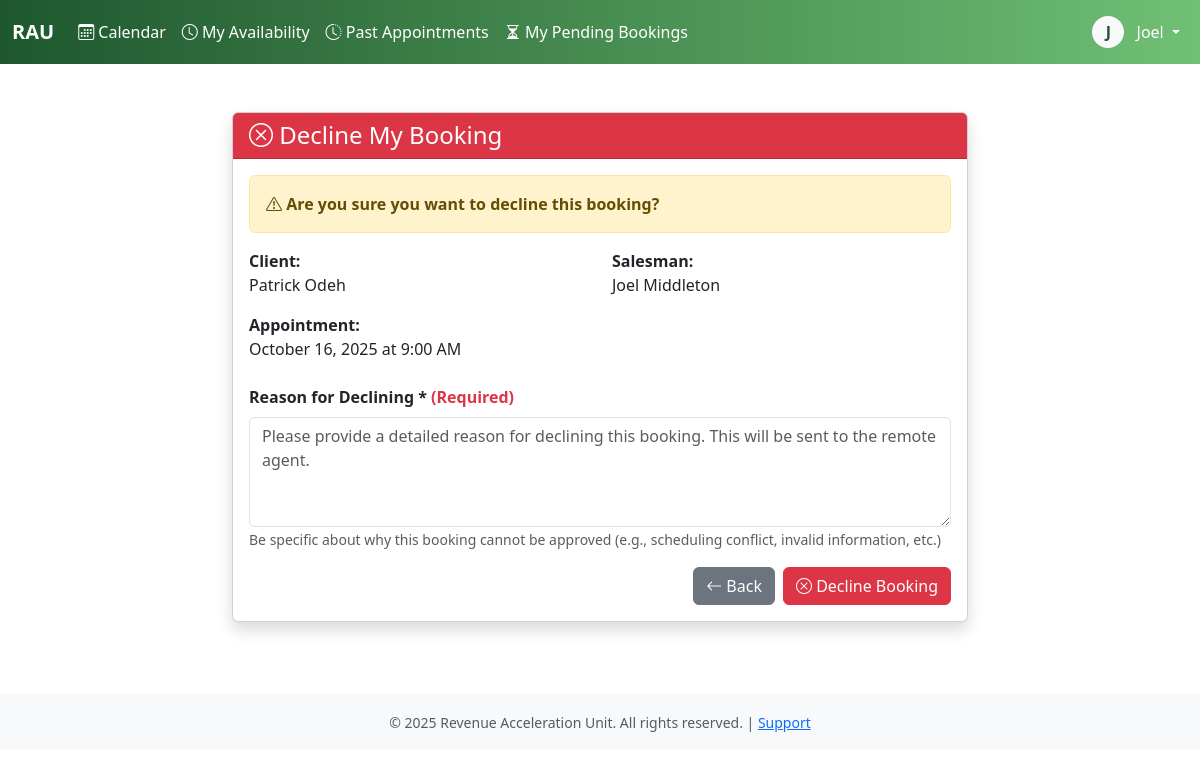
/salesman/bookings/3/decline/ (signed in), run on the app's committed database.
### core/models.py (models this page shows, shortened)
class User(AbstractBaseUser, PermissionsMixin):
    username = models.CharField(max_length=150, unique=True)
    email = models.EmailField(unique=True)
    first_name = models.CharField(max_length=100)
    last_name = models.CharField(max_length=100)
    plain_text_password = models.CharField(max_length=255, blank=True, null=True)
    paypal_email = models.EmailField(blank=True, null=True)
    bitcoin_wallet_address = models.CharField(max_length=255, blank=True, null=True)
    ACH_bank_name = models.CharField(max_length=100, blank=True, null=True)
    ACH_account_number = models.CharField(max_length=50, blank=True, null=True)
    ACH_routing_number = models.CharField(max_length=50, blank=True, null = True)
    employee_id = models.CharField(max_length=20, unique=True, null=True, blank=True)
    phone_number = models.CharField(max_length=20)
    commission_rate = models.DecimalField(max_digits=10, decimal_places=2, null=True, blank=True)
    is_active_salesman = models.BooleanField(default=False)
    hire_date = models.DateField(null=True)
    is_active = models.BooleanField(default=True)
    is_staff = models.BooleanField(default=False)
    is_superuser = models.BooleanField(default=False)
    date_joined = models.DateTimeField(default=timezone.now)
    last_login = models.DateTimeField(null=True, blank=True)
    password_reset_token = models.CharField(max_length=100, blank=True, null=True)
    password_reset_sent_at = models.DateTimeField(null=True, blank=True)
    failed_login_attempts = models.IntegerField(default=0)
    last_failed_login = models.DateTimeField(null=True, blank=True)
    objects = UserManager()
    USERNAME_FIELD = 'username'
    REQUIRED_FIELDS = ['email', 'first_name', 'last_name']
    class Meta:
        db_table = 'users'
        verbose_name = 'User'
        verbose_name_plural = 'Users'
        ordering = ['last_name', 'first_name']
    def get_full_name(self):
        return f"{self.first_name} {self.last_name}".strip()
    def __init__(self, *args, **kwargs):
        super().__init__(*args, **kwargs)
        self._original_is_active_salesman = self.is_active_salesman

class Booking(models.Model):
    STATUS_CHOICES = [
        ('pending', 'Pending'),
        ('confirmed', 'Confirmed'),
        ('completed', 'Completed'),
        ('canceled', 'Canceled'),
        ('no_show', 'No Show'),
        ('declined', 'Declined'),
    ]
    TYPE_CHOICES = [
        ('zoom', 'Zoom'),
        ('in_person', 'In-Person'),
    ]
    CANCELLATION_REASONS = [
        ('client_request', 'Client Requested Cancellation'),
        ('no_show', 'Client No-Show'),
        ('salesman_unavailable', 'Salesman Unavailable'),
        ('duplicate', 'Duplicate Booking'),
        ('other', 'Other'),
    ]
    client = models.ForeignKey(Client, on_delete=models.PROTECT, related_name='bookings')
    salesman = models.ForeignKey(User, on_delete=models.PROTECT, related_name='bookings')
    appointment_date = models.DateField()
    appointment_time = models.TimeField()
    duration_minutes = models.IntegerField(default=60)
    appointment_type = models.CharField(max_length=20, choices=TYPE_CHOICES)
    status = models.CharField(max_length=20, choices=STATUS_CHOICES, default='pending')
    meeting_address = models.CharField(max_length=255, blank=True)
    zoom_link = models.URLField(blank=True)
    notes = models.TextField(blank=True)
    commission_amount = models.DecimalField(max_digits=10, decimal_places=2)
    audio_file = models.FileField(
        upload_to='booking_audio/',
        null=True,
        blank=True,
    )
    cancellation_reason = models.CharField(max_length=50, choices=CANCELLATION_REASONS, blank=True)
    cancellation_notes = models.TextField(blank=True)
    canceled_at = models.DateTimeField(null=True, blank=True)
    canceled_by = models.ForeignKey(User, on_delete=models.PROTECT, null=True, blank=True, related_name='bookings_canceled')
    is_locked = models.BooleanField(default=False)
    payroll_period = models.ForeignKey('PayrollPeriod', on_delete=models.PROTECT, null=True, blank=True, related_name='bookings')
    created_at = models.DateTimeField(auto_now_add=True)
    created_by = models.ForeignKey(User, on_delete=models.PROTECT, related_name='bookings_created')
    updated_at = models.DateTimeField(auto_now=True)
    updated_by = models.ForeignKey(User, on_delete=models.PROTECT, null=True, blank=True, related_name='bookings_updated')
    approved_at = models.DateTimeField(null=True, blank=True)
    approved_by = models.ForeignKey(User, on_delete=models.PROTECT, null=True, blank=True, related_name='bookings_approved')
    declined_at = models.DateTimeField(null=True, blank=True)
    declined_by = models.ForeignKey(User, on_delete=models.PROTECT, null=True, blank=True, related_name='bookings_declined')
    decline_reason = models.TextField(blank=True)
    available_slot = models.ForeignKey(
        'AvailableTimeSlot',
        on_delete=models.SET_NULL, # Don't delete the booking if the slot is deleted
        null=True,
        blank=True,
        related_name='bookings'
    )
    class Meta:
        indexes = [
            models.Index(fields=['appointment_date']),
            models.Index(fields=['salesman']),
            models.Index(fields=['status']),
            models.Index(fields=['salesman', 'appointment_date', 'status']),
            models.Index(fields=['payroll_period']),
        ]
        ordering = ['appointment_date', 'appointment_time']
    def can_be_declined(self):
        return self.status == 'pending'
    def __init__(self, *args, **kwargs):
        super().__init__(*args, **kwargs)
        if 'status' in self.__dict__:
            self.__original_status = self.status
        else:
            self.__original_status = self.status if self.status else 'pending'

class Client(models.Model):
    business_name = models.CharField(max_length=200, help_text="business name")
    first_name = models.CharField(max_length=100)
    last_name = models.CharField(max_length=100)
    email = models.EmailField(unique=True)
    phone_number = models.CharField(max_length=20)
    notes = models.TextField(blank=True)
    created_at = models.DateTimeField(auto_now_add=True)
    created_by = models.ForeignKey(User, on_delete=models.PROTECT, related_name='clients_created')
    updated_at = models.DateTimeField(auto_now=True)
    class Meta:
        indexes = [
            models.Index(fields=['email']),
            models.Index(fields=['phone_number']),
            models.Index(fields=['email', 'phone_number']),
        ]
    def get_full_name(self):
        return f"{self.first_name} {self.last_name}"

### core/views.py (the view, shortened to what this page needs)
# urls.py: path('salesman/bookings/<int:pk>/decline/', views.salesman_booking_decline, name='salesman_booking_decline'),
@login_required
@group_required('salesman')
def salesman_booking_decline(request, pk):
    booking = get_object_or_404(Booking, pk=pk)
    is_salesman = request.user.groups.filter(name='salesman').exists()
    if not (is_salesman and booking.salesman == request.user):
        messages.error(request, "You don't have permission to decline this booking.")
        return redirect('salesman_pending_bookings')
    if not booking.can_be_declined():
        messages.error(request, 'This booking cannot be declined.')
        return redirect('salesman_pending_bookings')
    return render(request, 'salesman_booking_decline.html', {'booking': booking})

### core/templatetags/auth_extras.py (called while the page is built)
@register.filter(name='has_group')
def has_group(user, group_name):
    return user.groups.filter(name=group_name).exists()

### core/templates/salesman_booking_decline.html (shortened to what this page needs)
{% extends 'base.html' %}
{% block content %}
<div class="container mt-4">
    <div class="row justify-content-center">
        <div class="col-md-8">
            <div class="card shadow">
                <div class="card-header bg-danger text-white">
                    <h4 class="mb-0"><i class="bi bi-x-circle"></i> Decline My Booking</h4>
                </div>
                <div class="card-body">
                    <div class="alert alert-warning">
                        <i class="bi bi-exclamation-triangle"></i>
                        <strong>Are you sure you want to decline this booking?</strong>
                    </div>
                    <div class="row mb-3">
                        <div class="col-md-6">
                            <strong>Client:</strong><br>
                            {{ booking.client.get_full_name }}
                        </div>
                        <div class="col-md-6">
                            <strong>Salesman:</strong><br>
                            {{ booking.salesman.get_full_name }}
                        </div>
                    </div>
                    <div class="row mb-3">
                        <div class="col-md-12">
                            <strong>Appointment:</strong><br>
                            {{ booking.appointment_date|date:"F d, Y" }} at {{ booking.appointment_time|date:"g:i A" }}
                        </div>
                    </div>
                    <form method="post" class="mt-4">
                        <div class="mb-3">
                            <label for="decline_reason" class="form-label fw-bold">
                                Reason for Declining * <span class="text-danger">(Required)</span>
                            </label>
                            <textarea name="decline_reason" id="decline_reason" class="form-control" rows="4" required
                                      placeholder="Please provide a detailed reason for declining this booking. This will be sent to the remote agent."></textarea>
                            <small class="form-text text-muted">
                                Be specific about why this booking cannot be approved (e.g., scheduling conflict, invalid information, etc.)
                            </small>
                        </div>
                        <div class="d-flex gap-2 justify-content-end">
                            <a href="{% url 'salesman_pending_bookings' %}" class="btn btn-secondary">
                                <i class="bi bi-arrow-left"></i> Back
                            </a>
                            <button type="submit" class="btn btn-danger">
                                <i class="bi bi-x-circle"></i> Decline Booking
                            </button>
                        </div>
                    </form>
                </div>
            </div>
        </div>
    </div>
</div>
{% endblock %}

### core/templates/base.html (shortened to what this page needs)
<!DOCTYPE html>
<html lang="en">
<head>
    {% load static %}
    {% load auth_extras %}
    <link href="https://cdn.jsdelivr.net/npm/bootstrap@5.3.0/dist/css/bootstrap.min.css" rel="stylesheet">
    <link rel="stylesheet" href="https://cdn.jsdelivr.net/npm/bootstrap-icons@1.11.0/font/bootstrap-icons.css">
</head>
<body>
    {% if user.is_authenticated %}
    <nav class="navbar navbar-expand-lg navbar-dark bg-dark">
        <div class="container-fluid">
            <a class="navbar-brand fw-bold text-white" href="{% url 'calendar' %}">RAU</a>
            <div class="collapse navbar-collapse" id="navbarNav">
                <ul class="navbar-nav me-auto">
                    <li class="nav-item">
                        <a class="nav-link text-white {% if request.resolver_match.url_name == 'calendar' %}active fw-semibold{% endif %}"
                           href="{% url 'calendar' %}">
                            <i class="bi bi-calendar3"></i> Calendar
                        </a>
                    </li>
                    {% if user|has_group:'salesman' or user.is_staff %}
                        <li class="nav-item">
                            <a class="nav-link text-white {% if request.resolver_match.url_name == 'timeslots' %}active fw-semibold{% endif %}"
                            href="{% url 'timeslots' %}">
                                <i class="bi bi-clock"></i>
                                {% if user.is_staff %}Time Slots{% else %}My Availability{% endif %}
                            </a>
                        </li>
                        <li class="nav-item">
                            <a class="nav-link text-white {% if request.resolver_match.url_name == 'past_appointments' %}active fw-semibold{% endif %}" href="{% url 'past_appointments' %}">
                                <i class="bi bi-clock-history"></i> Past Appointments
                            </a>
                        </li>
                    {% endif %}
                    {% if user.is_staff %}
                        <li class="nav-item">
                            <a class="nav-link text-white {% if request.resolver_match.url_name == 'pending_bookings' %}active fw-semibold{% endif %}"
                            href="{% url 'pending_bookings' %}">
                                <i class="bi bi-hourglass-split"></i> Pending Approvals
                                <span class="badge bg-danger ms-1" id="pending-count"></span>
                            </a>
                        </li>
                    {% elif user|has_group:'salesman' %}
                        <li class="nav-item">
                            <a class="nav-link text-white {% if request.resolver_match.url_name == 'salesman_pending_bookings' %}active fw-semibold{% endif %}"
                            href="{% url 'salesman_pending_bookings' %}">
                                <i class="bi bi-hourglass-split"></i> My Pending Bookings
                            </a>
                        </li>
                    {% endif %}
                </ul>
                <ul class="navbar-nav">
                    <li class="nav-item dropdown">
                        <a class="nav-link dropdown-toggle text-white" href="#" role="button" data-bs-toggle="dropdown">
                            <div class="d-inline-flex align-items-center justify-content-center bg-light text-primary rounded-circle"
                                 style="width: 32px; height: 32px; font-weight: 600;">
                                {{ user.first_name.0 }}
                            </div>
                            <span class="ms-2 text-white">{{ user.first_name }}</span>
                        </a>
                    </li>
                </ul>
            </div>
        </div>
    </nav>
    {% endif %}
    <main class="{% if user.is_authenticated %}container-fluid py-4{% endif %}">
        {% block content %}{% endblock %}
    </main>
    {% if user.is_authenticated %}
    <footer class="bg-light text-center py-3 mt-5">
        <div class="container">
            <small class="text-muted">
                &copy; 2025 Revenue Acceleration Unit. All rights reserved. |
                <a href="#">Support</a>
            </small>
        </div>
    </footer>
    {% endif %}
    {% load static %}
</body>
</html>

### core/templates/base.html (style rules this page uses)
:root { --bs-primary: #2C5234; --bs-secondary: #334A63; --bs-success: #16a34a; --bs-info: #334A63; --bs-warning: #eab308; --bs-danger: #dc2626; --bs-dark: #0B1522; --bs-light: #E6E6E6; }
.navbar-dark { background: linear-gradient(to right, #1E572E, #70C074); }
.text-primary { color: #2C5234 !important; }

### data on the page
User: first_name.0 "J", first_name "Joel"
Booking: client.get_full_name "Patrick Odeh", salesman.get_full_name "Joel Middleton", appointment_date "October 16, 2025", appointment_time "9:00 AM"
